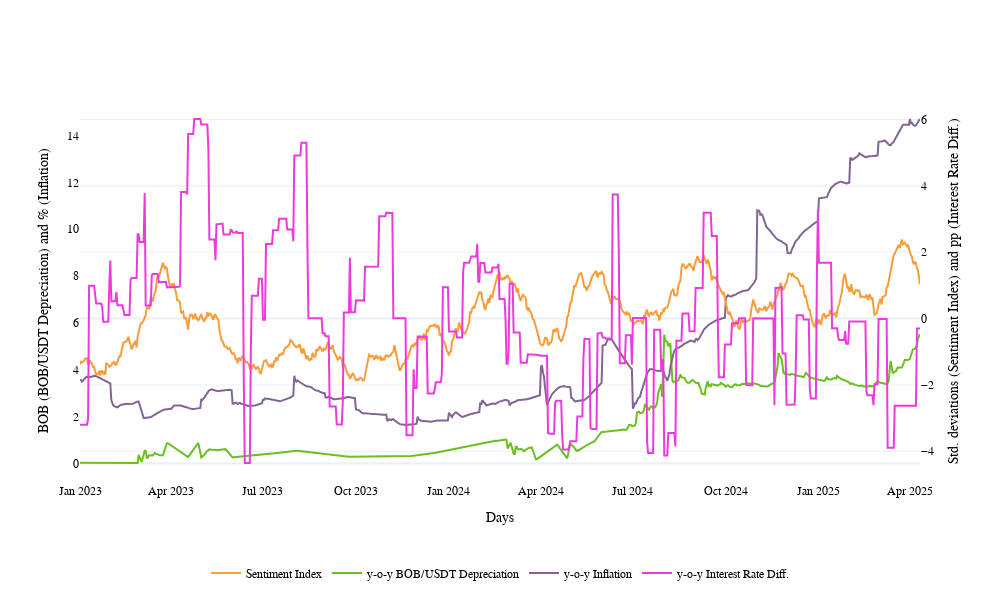

The cell this chart's notebook holds for it:
### Code cell
fig2 = go.Figure()
fig2.add_trace(go.Scatter(x=daily_df.index, y=daily_df['sentiment'], mode='lines', name='Sentiment Index', line=dict(color='#f99c3a'), yaxis='y2'))
fig2.add_trace(go.Scatter(x=daily_df.index, y=daily_df['depre_365'], mode='lines', name='y-o-y BOB/USDT Depreciation', line=dict(color='#6bbf23')))
fig2.add_trace(go.Scatter(x=daily_df.index, y=daily_df['forecast'], mode='lines', name='y-o-y Inflation', line=dict(color='#826592')))
fig2.add_trace(go.Scatter(x=daily_df.index, y=daily_df['interbank_365'], mode='lines', name='y-o-y Interest Rate Diff.', line=dict(color='#ee3add'), yaxis='y2'))
fig2.update_layout(
    yaxis2=dict(
        title="Std. deviations (Sentiment Index) and pp (Interest Rate Diff.)",
        overlaying='y',
        side='right'),
    xaxis=dict(
        title='Days',
        showgrid=False
    ),
    yaxis=dict(
        title='BOB (BOB/USDT Depreciation) and % (Inflation)',
        showgrid=False
    ),
    font=dict(
        family="sans-serif, sans-serif",  
        color="black",
        size=12               
    ),
    template='plotly_white',
    legend=dict(
        orientation="h",
        yanchor="top",
        y=-0.2,
        xanchor="center",
        x=0.5
        ),
    width=1000,
    height=600
)

fig2.show()

### Figure 1 — Plotly figure (JSON) as saved in the notebook; plotly's stock layout.template omitted (floating-point values rounded to 4 significant figures; data arrays with more than 128 entries replaced by an {"elided": "..."} marker saying what was removed)
{"data": [{"line": {"color": "#f99c3a"}, "mode": "lines", "name": "Sentiment Index", "type": "scatter", "x": {"elided": "832 str values"}, "y": {"elided": "832 float values"}, "yaxis": "y2"}, {"line": {"color": "#6bbf23"}, "mode": "lines", "name": "y-o-y BOB/USDT Depreciation", "type": "scatter", "x": {"elided": "832 str values"}, "y": {"elided": "832 float values"}}, {"line": {"color": "#826592"}, "mode": "lines", "name": "y-o-y Inflation", "type": "scatter", "x": {"elided": "832 str values"}, "y": {"elided": "832 float values"}}, {"line": {"color": "#ee3add"}, "mode": "lines", "name": "y-o-y Interest Rate Diff.", "type": "scatter", "x": {"elided": "832 str values"}, "y": {"elided": "832 float values"}, "yaxis": "y2"}], "layout": {"font": {"color": "black", "family": "sans-serif, sans-serif", "size": 12}, "height": 600, "legend": {"orientation": "h", "x": 0.5, "xanchor": "center", "y": -0.2, "yanchor": "top"}, "width": 1000, "xaxis": {"showgrid": false, "title": {"text": "Days"}}, "yaxis": {"showgrid": false, "title": {"text": "BOB (BOB/USDT Depreciation) and % (Inflation)"}}, "yaxis2": {"overlaying": "y", "side": "right", "title": {"text": "Std. deviations (Sentiment Index) and pp (Interest Rate Diff.)"}}}}
